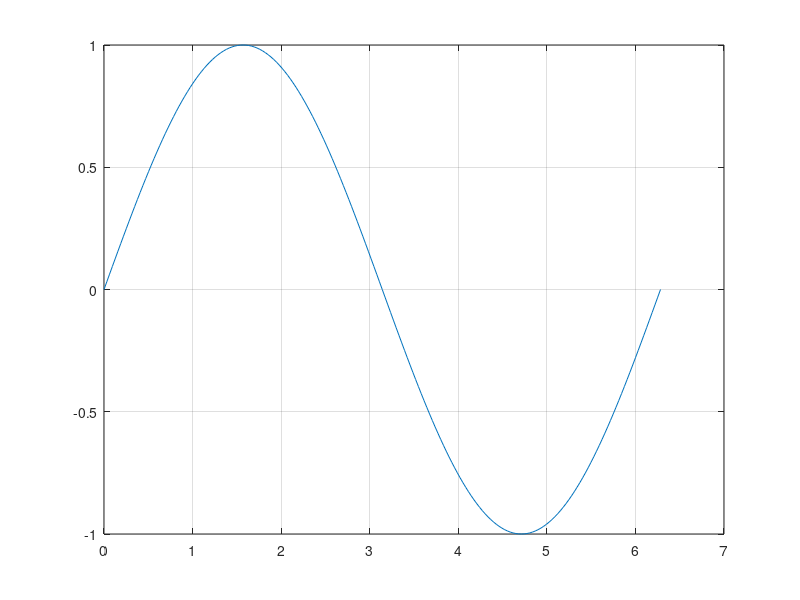
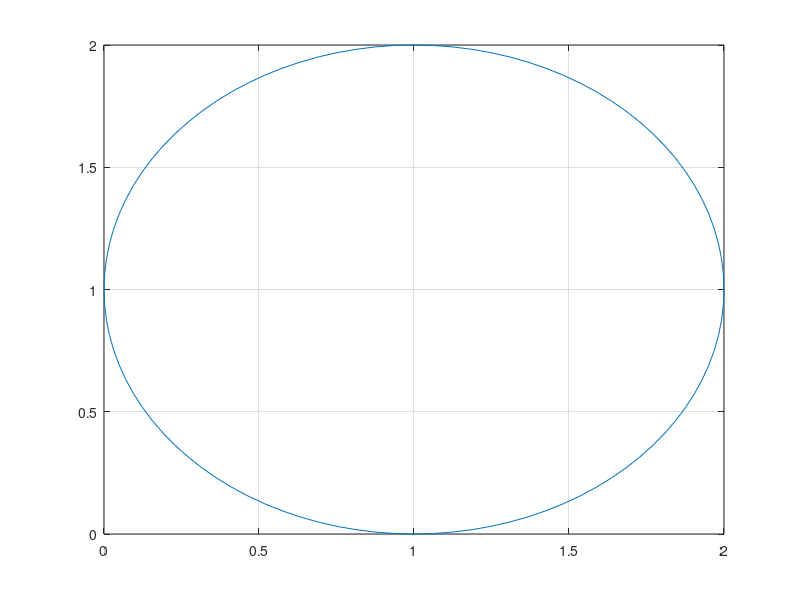

MATLAB code to generate these figures, in order:
%% What is a Function?
% *back to* <https://fanwangecon.github.io *Fan*>*'s* <https://fanwangecon.github.io/Math4Econ/ 
% *Intro Math for Econ*>*,*  <https://fanwangecon.github.io/M4Econ/ *Matlab Examples*>*, 
% or* <https://fanwangecon.github.io/CodeDynaAsset/ *Dynamic Asset*> *Repositories*
% 
% *function/mapping*: a mapping (also called a function) is a rule that assigns 
% to every element x of a set X a single element of a set Y. It is written as: 
% 
% $$f:X\rightarrow Y$$ 
% 
% where the arrow indicates mapping, and the letter $f$ symbolically specifies 
% a rule of mapping. When we write:
% 
% $$y=f(x)$$
% 
% we are mapping from argument $x$ in domain $X$ to value $y$ in co-domain Y.
% 
% _*Definitions:*_
%% 
% * *domain*: big $X$ is the domain of $f$
% * *argument*: little $x$ is an element in big $X$, an argument of the function 
% $f$.
% * *co-domain*: big $Y$ is the co-domain of $f$.
% * *image/value*: when $y =f(x)$, we refer to $y$ as the image or value of 
% $x$ under $f$.
% * *range*: $f(X) = \{ y \in Y : y = f(x) \text{ for some } x \in X  \}$
%% 
% In some textbooks, $x$ is called independent or exogenous variables, and $y$ 
% is called dependent or endogenous variables. We will avoid using those words 
% to avoid confusion.
% 
% _*This is a function*_:

figure();
x = 0:pi/100:2*pi;
y = sin(x);
plot(x,y);
grid on;
%% 
% _*This is NOT a function*_:

figure();
x = 1; y=1; r=1;
th = 0:pi/50:2*pi;
xunit = r * cos(th) + x;
yunit = r * sin(th) + y;
h = plot(xunit, yunit);
grid on;
%% 
%